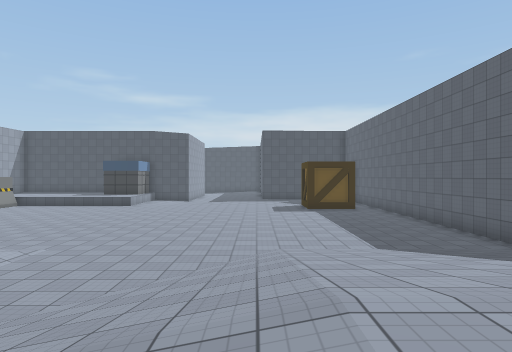
view 1 (above)

24 first-person views from a walk through a scene from a Unity 3-D project. The camera is 1.4 m above the floor, looks level and sees 75° across. The floor is counted in squares, 2 m on a side. Each view is taken from the middle of a square. On the plan, view 1 faces up. The plan holds only what a view shows up to about 10 squares ahead; the rest is blank. The place goes on beyond the plan. The player is left out. Some surface patterns are stand-ins.

view 2
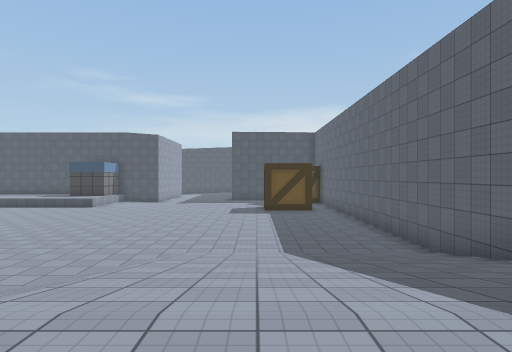

view 3
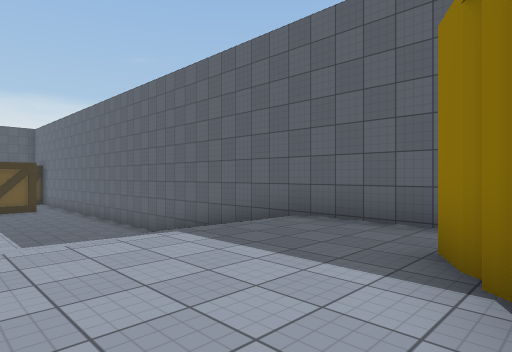

view 4
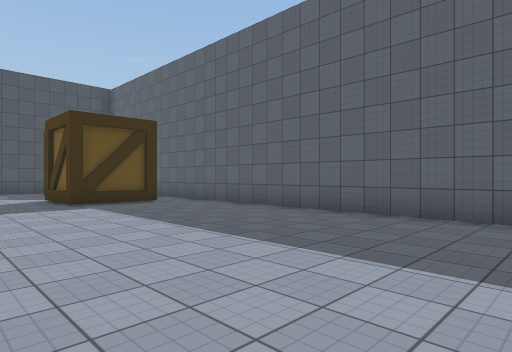

view 5
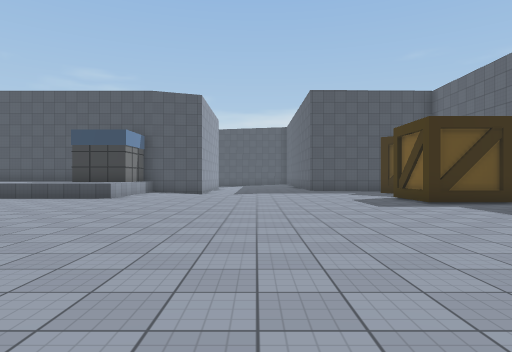

view 6
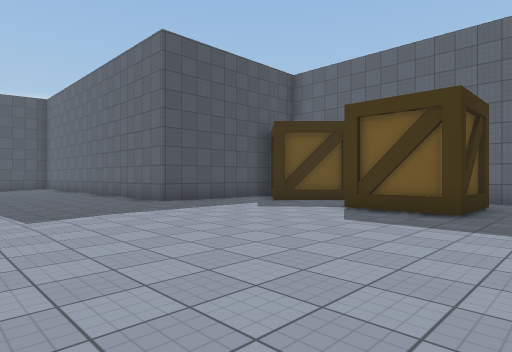

view 7
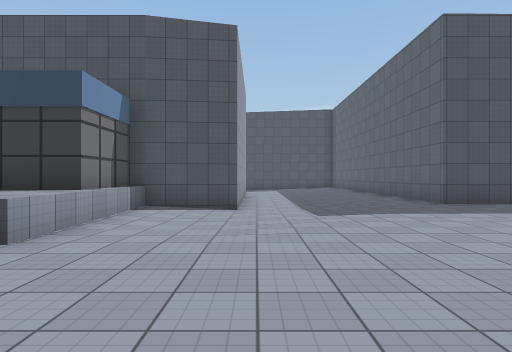

view 8
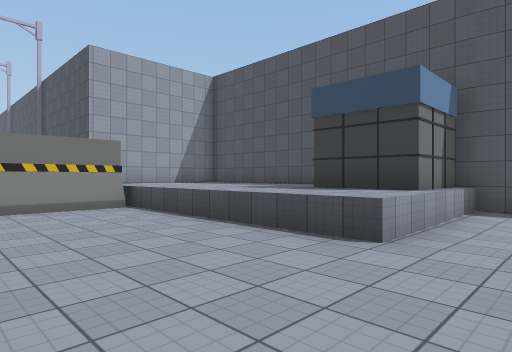

view 9
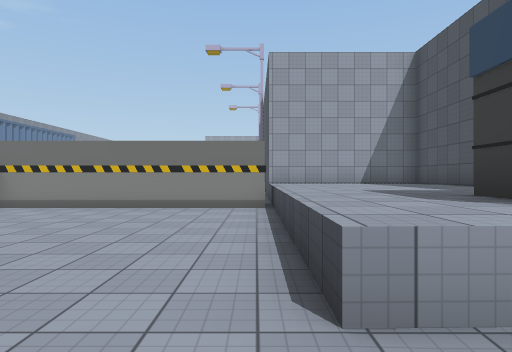

view 10
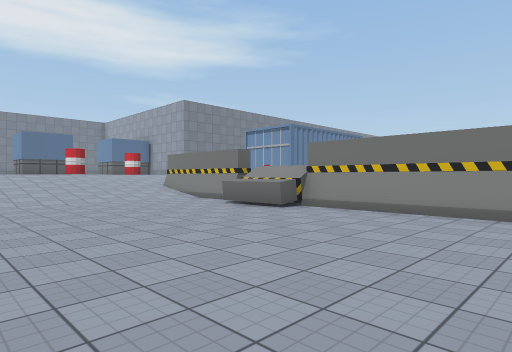

view 11
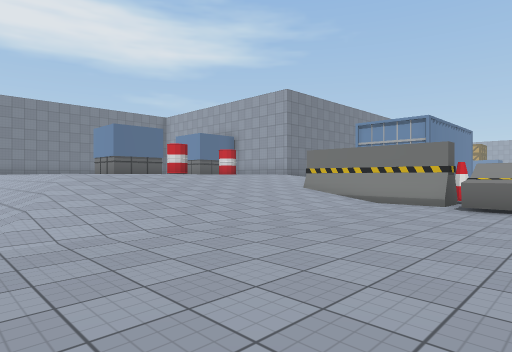

view 12
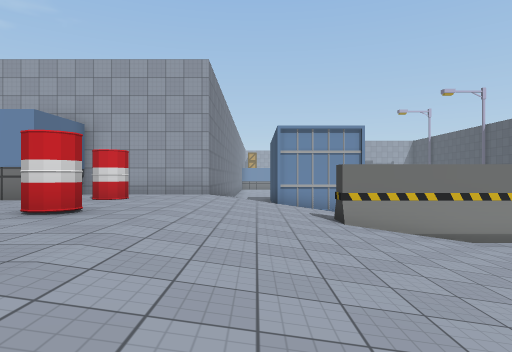

view 13
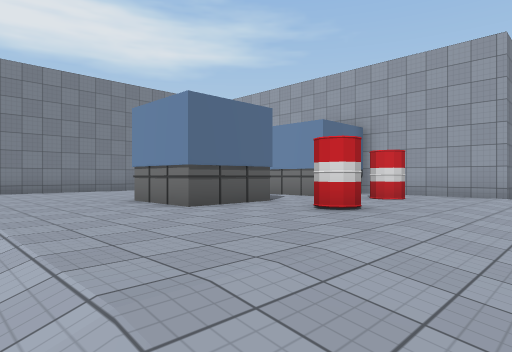

view 14
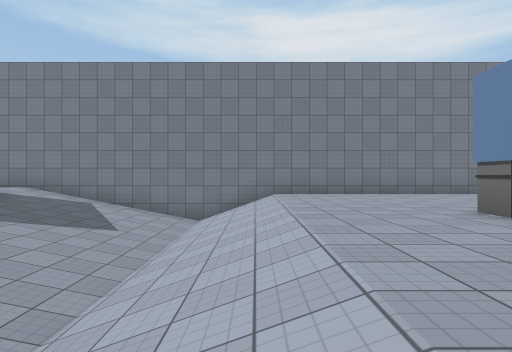

view 15
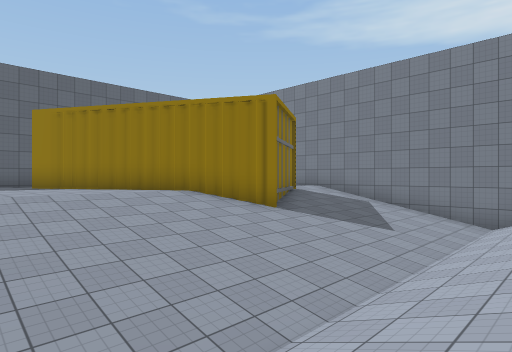

view 16
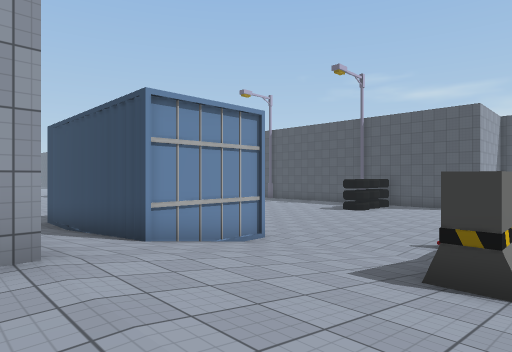

view 17
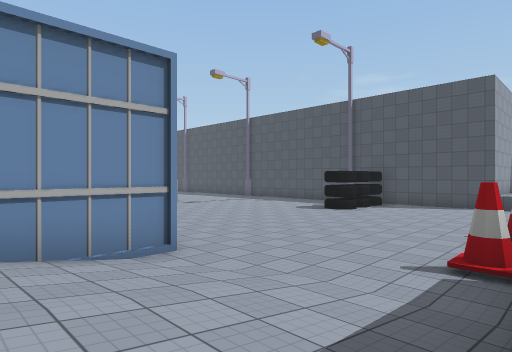

view 18
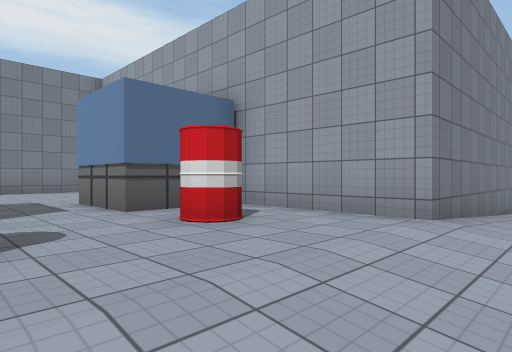

view 19
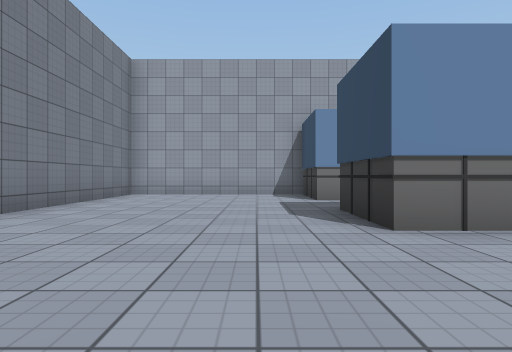

view 20
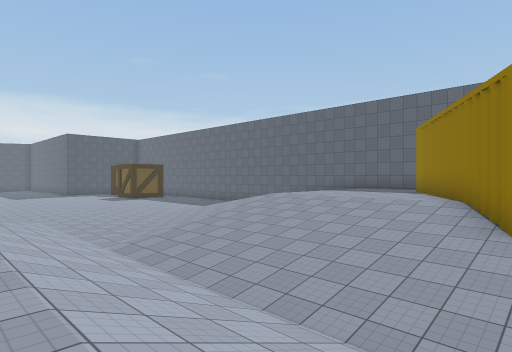

view 21
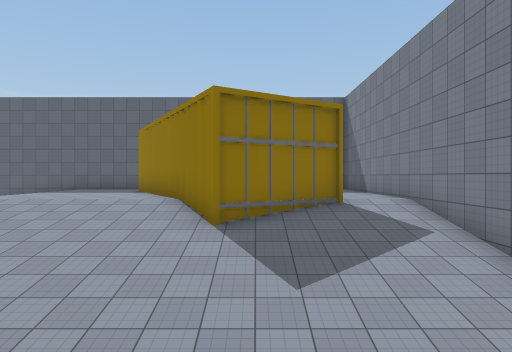

view 22
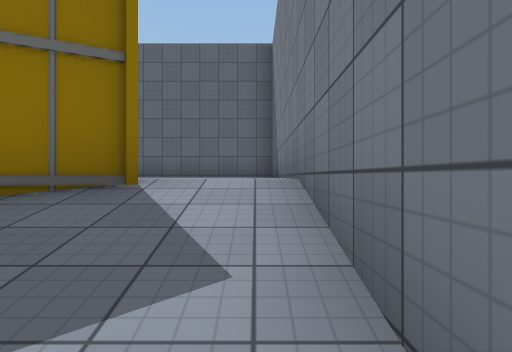

view 23
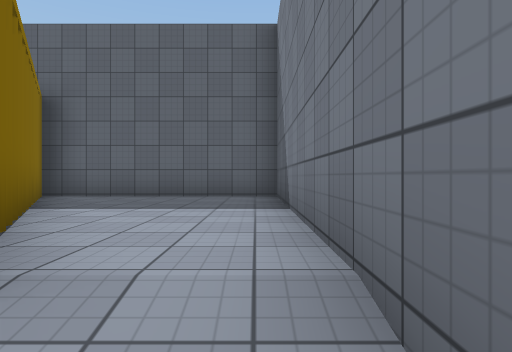

view 24
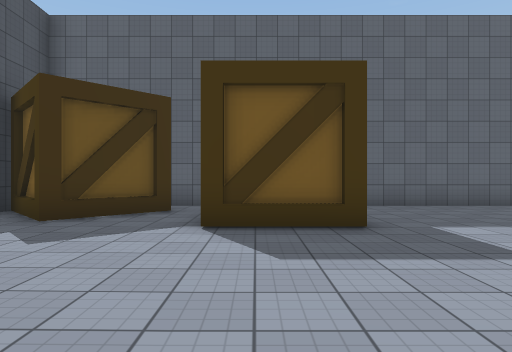

### Floor plan
Key: @ floor where view 1 was taken; # wall or solid block; . main floor; - floor 0.25 m lower than the main floor; : floor 1.5 m higher than the main floor; + floor 2 m higher than the main floor; / step, stairs or slope; ^ raised ledge; O other object.
Columns run from 20 left of view 1 to 6 right of it. Each row starts with its distance up from view 1.
 25                   ..
 24                #-....#
 23                #-....#
 22       ^^^^   ^##-....#####
 21       ^^^^^  O.--.......OO
 20       ^^^^^OOO.........##
 19       ^^^^^^^^..........OO#
 18       ^^^^^^^^............#
 17       .O...............## #
 16        O...............O#.#
 15     .. O..................#
 14    ... O..................#
 13   .... O..................#
 12  .....OO..................#
 11 .......OO.................#
 10 .......OO.................#
  9 ......O...................#
  8 .......O..................#
  7   .....O............./////#
  6   #////O////////....//////#
  5  ##////O////////...///////#
  4 ##O/////////////..////////#
  3 ////////////////./////////#
  2 //////////////////////////#
  1 #####:::::::::///////+++++#
  0     #:OO:O:::://////@+++++#
 -1     #:::::::::///////+++++#
 -2      O##:O##::///////++##
 -3     ####:  #::///////####
 -4     #::::::::://///########
 -5     #::::::::://////####++#
 -6     #::::::::://////##++++#
 -7     #:::::::::///////+++++#
 -8     #:::::::::///////+++++#
 -9     #######################

Positions as (right, up) in squares from view 1, and headings:
1: (0, 0), facing up
2: (2, 0), facing up
3: (1, -2), facing up-right
4: (0, 7), facing up-right
5: (-2, 7), facing up
6: (-4, 14), facing up-right
7: (-4, 14), facing up
8: (-5, 14), facing up-left
9: (-5, 17), facing left
10: (-6, 16), facing down-left
11: (-4, 11), facing down-left
12: (-6, 3), facing left
13: (-6, 3), facing down-left
14: (-6, 1), facing down
15: (-6, 1), facing down-right
16: (-12, 1), facing up-left
17: (-13, 4), facing up-left
18: (-11, 3), facing down-left
19: (-6, -5), facing left
20: (-7, -5), facing up-right
21: (-7, -5), facing right
22: (-3, -8), facing right
23: (-1, -8), facing right
24: (-2, 17), facing right
